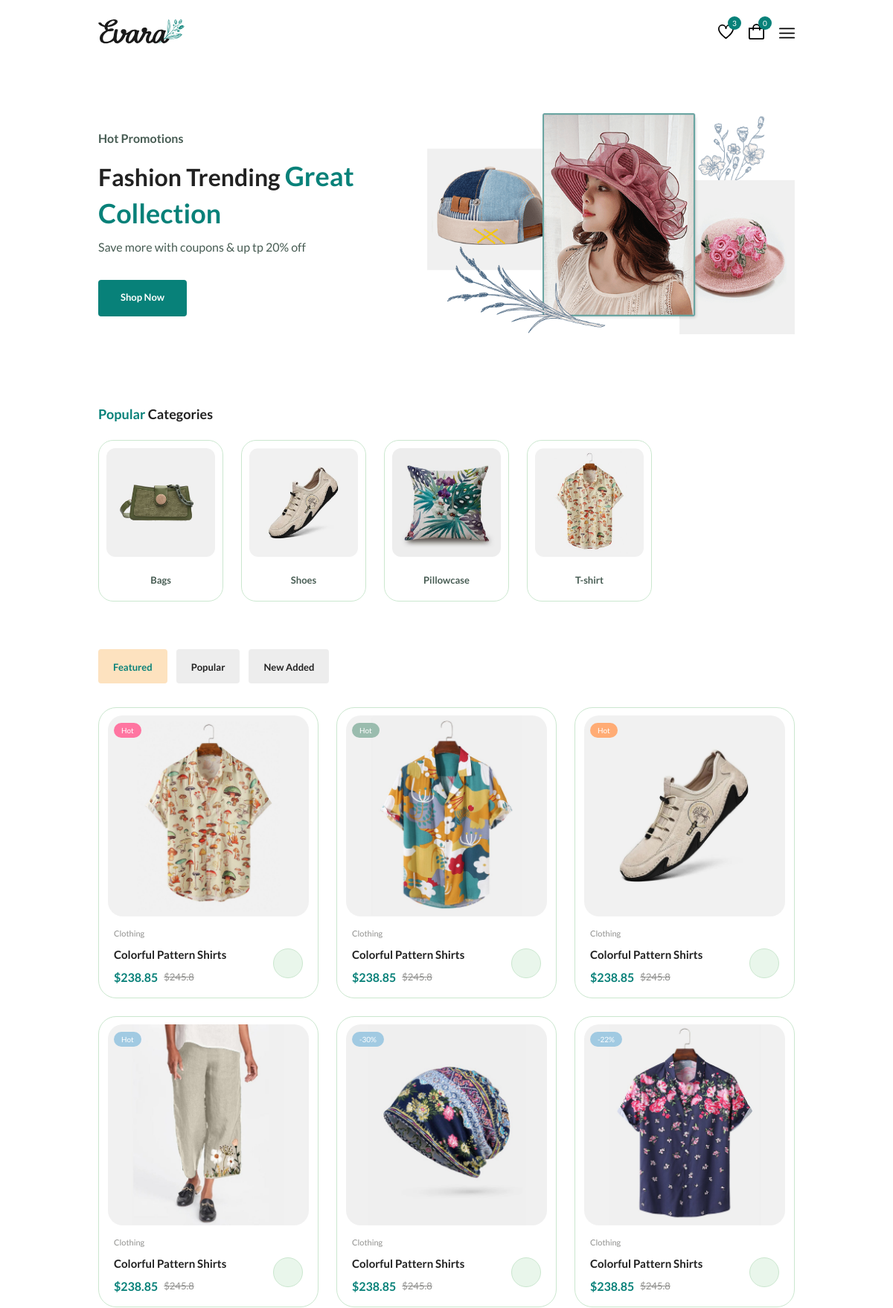
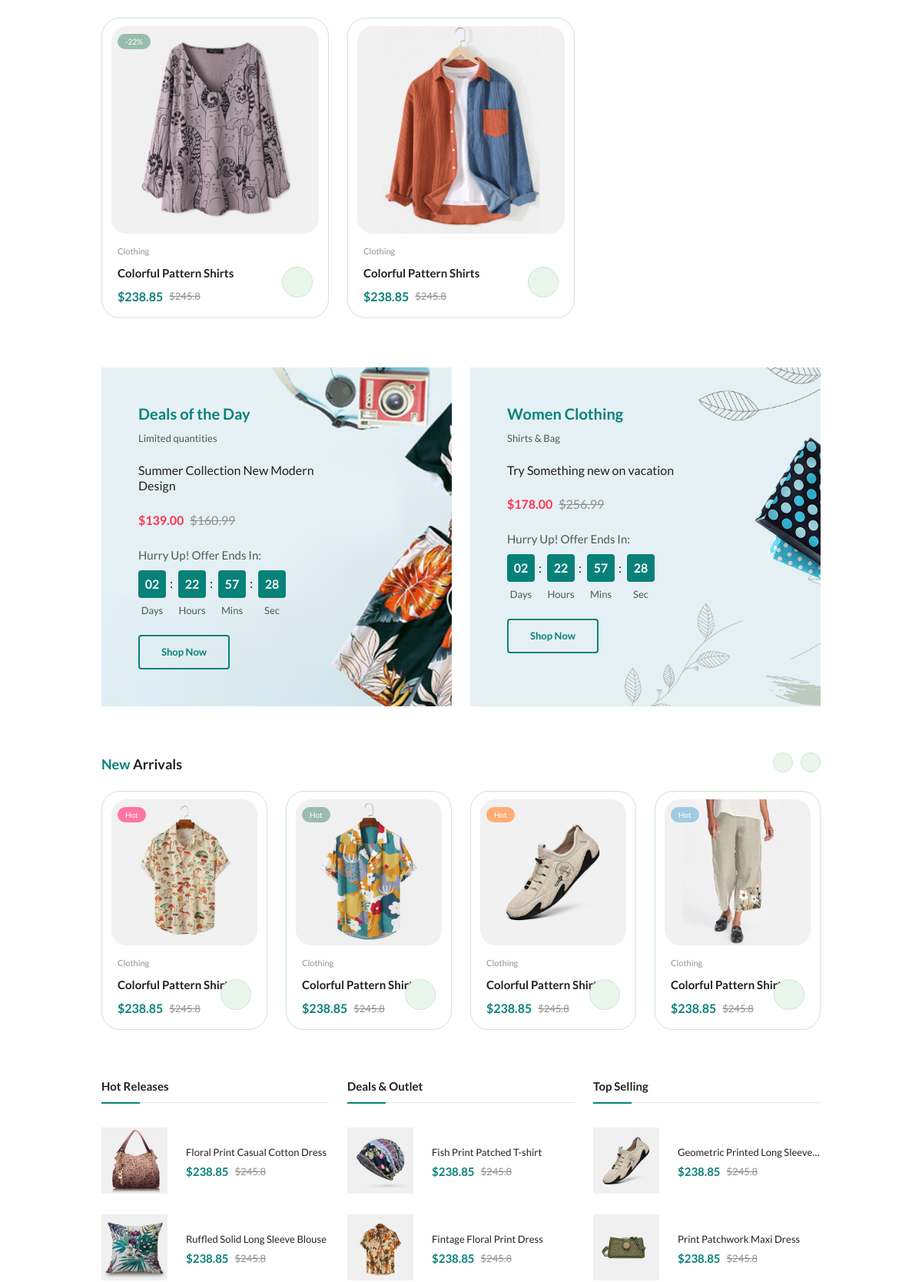
The page / (upper part) on the database its author committed (2 pictures, top to bottom).
### shop/models/products.py (models this page shows, shortened)
class Category(models.Model):
    name = models.CharField(max_length=100)
    image = models.ImageField(upload_to='category_images/', null=True, blank=True)

### shop/views/shop.py (the view)
# urls.py: path('', dashboard, name='dashboard'),
def dashboard(request):
    categories = Category.objects.all()
    cart = Cart(request)
    data = {
        'categories': categories,
        'cart_count': cart.get_count()
    }
    return render(request, 'shop/index.html', context=data)

### shop/views/cart.py (called while the page is built)
    def get_count(self):
        print(self.cart)
        return len(self.cart.keys())

### shop/templates/shop/index.html (shortened to what this page needs)
{% extends "base.html" %}
{% block main %}
    {% include "components/home.html" %}
    {% include "components/category.html" %}
    {% include "components/products.html" %}
    {% include "components/deals.html" %}
    {% include "components/new_arrivels.html" %}
    {% include "components/showcase.html" %}
{% endblock main %}

### templates/components/category.html (shortened to what this page needs)
{% load static %}
<section class="categories container section">
  <h3 class="section__title"><span>Popular</span> Categories</h3>
  <div class="categories__container swiper">
    <div class="swiper-wrapper">
      {% for category in categories %}
      <a href="{% url 'category_products' category.pk %}" class="category__item swiper-slide">
        <img src="{{category.image.url}}" alt="" class="category__img" />
        <h3 class="category__title">{{ category.name }}</h3>
      </a>
      {% endfor %}
    </div>
  </div>
</section>

### static/assets/css/styles.css (style rules this page uses)
:root { --header-height: 4rem; --first-color: hsl(176, 88%, 27%); --first-color-alt: hsl(129, 44%, 94%); --second-color: hsl(34, 94%, 87%); --title-color: hsl(0, 0%, 13%); --text-color: hsl(154, 13%, 32%); --text-color-light: hsl(60, 1%, 56%); --body-color: hsl(0, 0%, 100%); --container-color: hsl(0, 0%, 93%); --border-color: hsl(129, 36%, 85%); --border-color-alt: hsl(113, 15%, 90%); --body-font: "Lato", sans-serif; --second-font: "League Spartan" sans-serif; --big-font-size: 3.5rem; --h1-font-size: 2.75rem; --h2-font-size: 2rem; --h3-font-size: 1.75rem; --h4-font-size: 1.375rem; --large-font-size: 1.125rem; --normal-font-size: 1rem; --small-font-size: 0.875rem; --smaller-font-size: 0.75rem; --tiny-font-size: 0.6875rem; --weight-400: 400; --weight-500: 500; --weight-600: 600; --weight-700: 700; --transition: cubic-bezier(0, 0, 0.05, 1); }
@media screen and (max-width: 1200px) { :root { --big-font-size: 2.25rem; --h1-font-size: 2rem; --h2-font-size: 1.375rem; --h3-font-size: 1.25rem; --h4-font-size: 1.125rem; --large-font-size: 1rem; --normal-font-size: 0.9375rem; --small-font-size: 0.8125rem; --smaller-font-size: 0.6875rem; --tiny-font-size: 0.625rem; } }
* { margin: 0; padding: 0; box-sizing: border-box; }
html { scroll-behavior: smooth; }
input, textarea, body { color: var(--text-color); font-family: var(--body-font); font-size: var(--normal-font-size); font-weight: var(--weight-400); }
body { background-color: var(--body-color); }
h1, h2, h3, h4 { font-family: var(--second-font); color: var(--title-color); font-weight: var(--weight-600); }
a { text-decoration: none; }
img { max-width: 100%; }
.container { max-width: 1320px; margin-inline: auto; padding-inline: 0.75rem; }
.section { padding-block: 2rem; }
.section__title { font-size: var(--h4-font-size); margin-bottom: 1.5rem; }
.section__title span { color: var(--first-color); }
.categories { overflow: hidden; }
.category__item { text-align: center; border: 1px solid var(--border-color); padding: 0.625rem 0.625rem 1.25rem; border-radius: 1.25rem; -webkit-border-radius: 1.25rem; -moz-border-radius: 1.25rem; -ms-border-radius: 1.25rem; -o-border-radius: 1.25rem; }
.category__img { margin-bottom: 1.25rem; border-radius: 0.75rem; -webkit-border-radius: 0.75rem; -moz-border-radius: 0.75rem; -ms-border-radius: 0.75rem; -o-border-radius: 0.75rem; }
.category__title { color: var(--text-color); font-size: var(--small-font-size); }
.swiper { overflow: initial; }
@media screen and (max-width: 1400px) { .container { max-width: 1140px; } }
@media screen and (max-width: 1200px) { .container { max-width: 960px; } }

### rows shown on the page
Category: image (picture), name "T-shirt"
Category: image (picture), name "Bags"
Category: image (picture), name "Shoes"
Category: image (picture), name "Pillowcase"

### other values the page prints
{{ cart_count }} "0"
